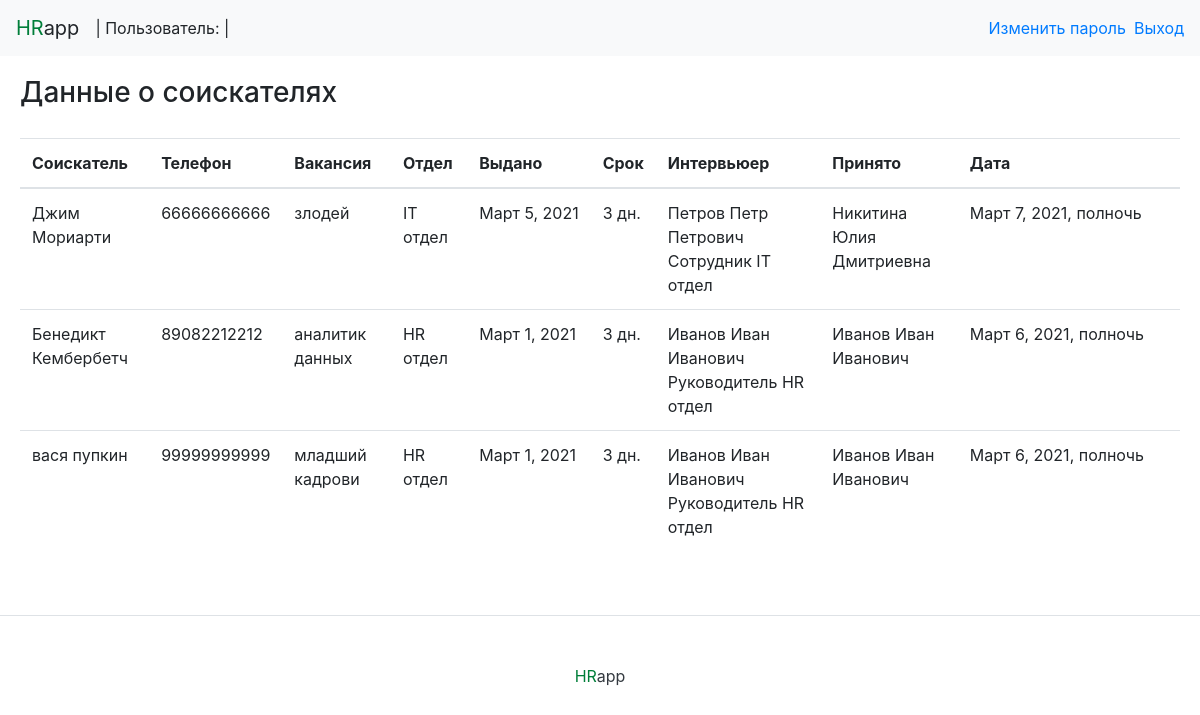
/ (signed in), run on an earlier commit of the app's database.
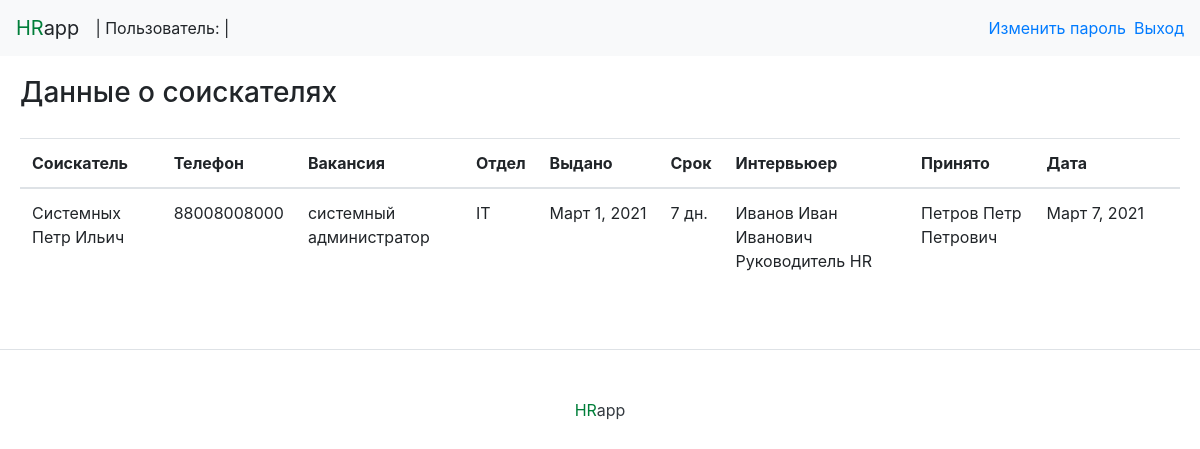
And on a later commit of the database.
### application/models.py (models this page shows)
class Record(models.Model):
    applicant_name = models.TextField(verbose_name='ФИО соискателя', blank=False, max_length=100)
    phone_number = models.TextField(verbose_name='Телефон соискателя', blank=False, max_length=11)
    position = models.TextField(verbose_name='Вакансия', blank=False, max_length=30)
    department = models.ForeignKey(Department, verbose_name='Наименование отдела', on_delete=models.PROTECT, related_name='applicant_department', blank=False)
    interview_date = models.DateField(
        verbose_name='дата выдачи тестового задания',
        help_text='Пожалуйста, используйте поддерживаемый формат: ДД-ММ-ГГГГ.'
    )
    time_to_complete = models.PositiveIntegerField(verbose_name='Время на выполнение задания')
    department_hr = models.ForeignKey(Department, verbose_name='Название отдела, проводившего собеседование', on_delete=models.PROTECT, related_name='hr_department', blank=False,)
    name_hr = models.ForeignKey(Employee, verbose_name='ФИО сотрудника, проводившего собеседование', on_delete=models.PROTECT, blank=False, max_length=100)
    position_hr = models.ForeignKey(EmployeeRole, verbose_name='Должность сотрудника, проводившего собеседование',  on_delete=models.PROTECT, blank=False, max_length=100)
    date_of_get = models.DateField(
        verbose_name='Дата получения результата тестового задания',
        help_text='Пожалуйста, используйте поддерживаемый формат: ДД-ММ-ГГГГ.',
        blank=True,
        null=True)
    head_of_department_name = models.ForeignKey(User, verbose_name='ФИО руководителя подразделения, получившего результат тестового задания', on_delete=models.PROTECT, blank=True, null=True)

class Department(models.Model):
    department_name = models.TextField(verbose_name='наименование отдела', blank=False, max_length=100)
    def __str__(self):
        return self.department_name

class Employee(models.Model):
    employee = models.ForeignKey(User, verbose_name='Сотрудник', on_delete=models.CASCADE, related_name='worker')
    employee_department = models.ForeignKey(Department, verbose_name='Наименование отдела', on_delete= models.PROTECT, related_name='department')
    employee_role = models.ForeignKey(EmployeeRole, verbose_name='Должность сотрудника', on_delete=models.PROTECT, related_name='position')
    def __str__(self):
        return self.employee.get_full_name()

class EmployeeRole(models.Model):
    role = models.TextField(verbose_name='наименование должности', blank=False, max_length=100)
    def __str__(self):
        return self.role

### users/models.py (models this page shows)
class User(AbstractUser):
    USERNAME_FIELD = 'email'
    username = models.CharField(max_length=40, unique=False, default='')
    last_name = models.CharField(
        verbose_name='Фамилия',
        max_length=20,
        blank=True
    )
    first_name = models.CharField(
        verbose_name='Имя',
        max_length=20,
        blank=True
    )
    middle_name = models.CharField(
        verbose_name='Отчество',
        max_length=20,
        blank=True
    )
    email = models.EmailField(
        verbose_name='Адрес электронной\nпочты',
        unique=True,
    )
    REQUIRED_FIELDS = []
    objects = CustomUserManager()
    def get_full_name(self):
        full_name = '%s %s %s' % (self.last_name, self.first_name, self.middle_name)
        return full_name.strip()
    def __str__(self):
        return self.get_full_name()

### application/views.py (the view)
# urls.py: path('', views.index, name='index'),
def index(request):
    records = Record.objects.order_by('-interview_date')
    if not request.user.is_authenticated:
        return render(request, "index.html", {'records': records})
    else:
        redirect('login')
    check_user = Employee.objects.filter(employee=request.user)
    if not check_user:
        return render(request, "index.html", {'records': records})
    user_employee = get_object_or_404(Employee, employee=request.user)
    return render(request, "index.html", {'records': records, 'user_employee': user_employee})

### templates/index.html
{% extends "base.html" %}
{% block content %}
{% if user.is_authenticated %}
{% include 'pages/applications_list_page.html' %}
{% else %}
{% include 'pages/login_page.html' %}
{% endif %}
{% endblock %}

### templates/base.html (shortened to what this page needs)
<!doctype html>
<html>
<head>
    {% load static %}
    <link rel='stylesheet' href='{% static "bootstrap/dist/css/bootstrap.css" %}'>
    <link rel='stylesheet' href='{% static "css/styles.css" %}'>
</head>
<body>
{% include 'utils/nav.html' %}
<main>
    {% block content %}
    {% endblock %}
</main>
{% include 'utils/footer.html' %}
</body>
</html>

### templates/utils/nav.html (shortened to what this page needs)
<nav class="navbar navbar-expand-lg navbar-light bg-light">
    <span class="navbar-brand">
        <a href="/" class="link-no-style">
            {% include "utils/logo.html" %}
        </a>
    </span>
    <div class="collapse navbar-collapse" id="navbarSupportedContent">
        <ul class="navbar-nav mr-auto">
            {% if user.is_authenticated %}
            <li> | Пользователь: {{ user.get_full_name }} |</li>
            {% endif %}
        </ul>
        <ul class="navbar-nav">
            {% if user.is_authenticated %}
            <li class="mr-2">
                <a href='{% url "password_change" %}' class="nav__link link">Изменить пароль</a>
            </li>
            <li>
                <a href='{% url "logout" %}' class="nav__link link">Выход</a>
            </li>
            {% else %}
            <li>
                <a href='{% url "login" %}' class="nav__link link">Войти</a>
            </li>
            {% endif %}
        </ul>
    </div>
</nav>

### templates/utils/logo.html
<span>
    <span class="logo_highlight">HR</span>app
</span>

### templates/pages/applications_list_page.html (shortened to what this page needs)
{% load static %}
{% block content %}
<link rel='stylesheet' href='{% static "bootstrap/scss/_tables.scss" %}'>
<div class="page_content">
    <div class="table_header">
        <h3> Данные о соискателях </h3>
    </div>
    <div class="table_content">
        <table class="table">
            <thead>
            <tr>
                <th scope="col">Cоискатель</th>
                <th scope="col">Телефон</th>
                <th scope="col">Вакансия</th>
                <th scope="col">Отдел</th>
                <th scope="col">Выдано</th>
                <th scope="col">Срок</th>
                <th scope="col">Интервьюер</th>
                <th scope="col">Принято</th>
                <th scope="col">Дата</th>
                <th scope="col"></th>
            </tr>
            </thead>
            <tbody>
            {% for record in records %}
            <tr>
                <td>{{record.applicant_name}}</td>
                <td>{{record.phone_number}}</td>
                <td>{{record.position}}</td>
                <td>{{record.department}}</td>
                <td>
                    <span class="inline_text">{{record.interview_date}}</span>
                </td>
                <td>{{record.time_to_complete}} дн.</td>
                <td>{{record.name_hr}} {{record.position_hr}} {{record.department_hr}}</td>
                <td>{{record.head_of_department_name}}</td>
                <td>
                    <span class="inline_text">{{record.date_of_get}}</span>
                </td>
                <td>
                </td>
            </tr>
            {% endfor %}
            </tbody>
        </table>
    </div>
</div>
{% endblock %}

### templates/utils/footer.html
<footer class='pt-4 my-md-5 pt-md-5 border-top'>
    <p class='m-0 text-dark text-center '>
        {% include "utils/logo.html" %}
    </p>
</footer>

### static/css/styles.css (style rules this page uses)
.link-no-style { color: #212529; text-decoration: none !important; }
.logo_highlight { color: #007e39; }
.page_content { padding: 0 20px; margin: 20px auto; max-width: 1300px; }
.inline_text { white-space: nowrap; }
.table_header { display: flex; align-items: center; justify-content: space-between; }
.table_content { margin-top: 20px; max-width: 100%; overflow-x: auto; }

What changed in the data, as far as the page shows it:
removed Record: applicant_name "Джим Мориарти", phone_number "66666666666", position "злодей", department "IT отдел", interview_date "Март 5, 2021", time_to_complete "3", name_hr "Петров Петр Петрович", position_hr "Сотрудник", department_hr "IT отдел", head_of_department_name "Никитина Юлия Дмитриевна", date_of_get "Март 7, 2021, полночь"
removed Record: applicant_name "вася пупкин", phone_number "99999999999", position "младший кадрови", department "HR отдел", interview_date "Март 1, 2021", time_to_complete "3", name_hr "Иванов Иван Иванович", position_hr "Руководитель", department_hr "HR отдел", head_of_department_name "Иванов Иван Иванович", date_of_get "Март 6, 2021, полночь"
changed Record "Иванов Иван Иванович": applicant_name "Бенедикт Кембербетч" → "Системных Петр Ильич"; phone_number "89082212212" → "88008008000"; position "аналитик данных" → "системный администратор"; department "HR отдел" → "IT"; time_to_complete "3" → "7"; department_hr "HR отдел" → "HR"; head_of_department_name "Иванов Иван Иванович" → "Петров Петр Петрович"; date_of_get "Март 6, 2021, полночь" → "Март 7, 2021"
